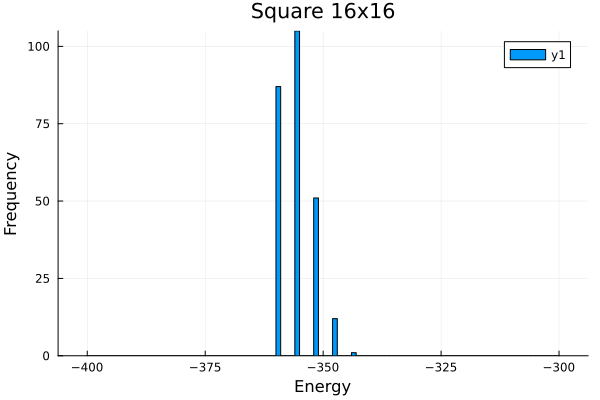

Here is the Julia script that generated this plot:
using MultiSpinCoding

# load the graph and the coupling matrix
g, J = load_instance("square16x16.txt")

# generate the model, n = 256 is the number of replicas
model = SpinGlass(g, J, 256)

# generate the scheduler, 2000 sweeps, beta0 = 0.1, beta1 = 3.0
scheduler = Scheduler(2000, 0.1, 3.0)

# run the simulated annealing
sa!(model, scheduler)

# calculate the energies
energies = cal_energies(model)

using Plots

histogram(energies, bins=-400:1:-300, xlabel="Energy", ylabel="Frequency", title="Square 16x16")
savefig("square16x16.png")